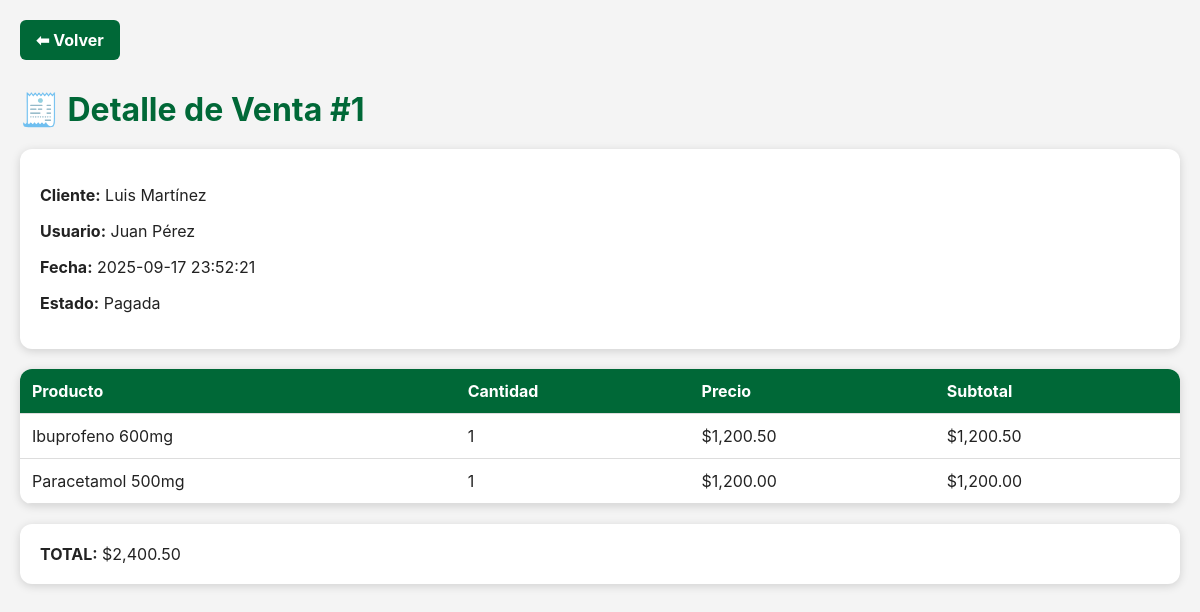
The page /ventas_ver.php?id=1 on the database its author committed.
### tables this page shows
CREATE TABLE Venta (
    id INT AUTO_INCREMENT PRIMARY KEY,
    cliente_id INT,
    usuario_id INT,
    fecha DATETIME DEFAULT CURRENT_TIMESTAMP,
    total DECIMAL(10,2),
    estado ENUM('Pagada','Pendiente') DEFAULT 'Pendiente',
    FOREIGN KEY (cliente_id) REFERENCES Cliente(id) ON DELETE CASCADE,
    FOREIGN KEY (usuario_id) REFERENCES Usuario(id) ON DELETE CASCADE
);

CREATE TABLE Cliente (
    id INT AUTO_INCREMENT PRIMARY KEY,
    nombre VARCHAR(100) NOT NULL,
    apellido VARCHAR(100) NOT NULL,
    tipoDocumento ENUM('DNI','CUIT','CUIL') NOT NULL,
    nroDocumento VARCHAR(20) UNIQUE NOT NULL,
    telefono VARCHAR(20),
    email VARCHAR(100),
    direccion VARCHAR(200)
);

CREATE TABLE Usuario (
    id INT AUTO_INCREMENT PRIMARY KEY,
    nombre VARCHAR(100) NOT NULL,
    email VARCHAR(100) UNIQUE NOT NULL,
    usuario VARCHAR(50) UNIQUE NOT NULL,
    password VARCHAR(255) NOT NULL,
    rol ENUM('Administrador','Farmaceutico','Empleado') NOT NULL,
    fecha_creacion DATETIME DEFAULT CURRENT_TIMESTAMP
);

CREATE TABLE DetalleVenta (
    id INT AUTO_INCREMENT PRIMARY KEY,
    venta_id INT,
    producto_id INT,
    cantidad INT,
    precio_unitario DECIMAL(10,2),
    subtotal DECIMAL(10,2),
    FOREIGN KEY (venta_id) REFERENCES Venta(id) ON DELETE CASCADE,
    FOREIGN KEY (producto_id) REFERENCES Producto(id) ON DELETE CASCADE
);

CREATE TABLE Producto (
    id INT AUTO_INCREMENT PRIMARY KEY,
    nombre VARCHAR(100) NOT NULL,
    precio DECIMAL(10,2) NOT NULL,
    stock_actual INT DEFAULT 0,
    stock_minimo INT DEFAULT 0,
    requiere_receta BOOLEAN DEFAULT FALSE,
    categoria_id INT,
    FOREIGN KEY (categoria_id) REFERENCES Categoria(id) ON DELETE SET NULL
);

### ventas_ver.php (the view, shortened to what this page needs)
<?php
$conn = new Conexion();
$db   = $conn->conexion;
$id   = (int)$_GET['id'];
$st = $db->prepare("SELECT v.id, v.fecha, v.total, v.estado,
                           c.nombre AS cliente, c.apellido, u.nombre AS usuario
                    FROM Venta v
                    LEFT JOIN Cliente c ON v.cliente_id = c.id
                    INNER JOIN Usuario u ON v.usuario_id = u.id
                    WHERE v.id=?");
$st->bind_param("i",$id); $st->execute();
$venta = $st->get_result()->fetch_assoc();
$st = $db->prepare("SELECT d.cantidad, d.precio_unitario, d.subtotal, p.nombre AS producto
                    FROM DetalleVenta d INNER JOIN Producto p ON d.producto_id=p.id
                    WHERE d.venta_id=?");
$st->bind_param("i",$id); $st->execute();
$det = $st->get_result();
?>
<!DOCTYPE html><html lang="es"><head>
<link rel="stylesheet" href="estilos.css">
</head><body>
<a href="ventas_listar.php" class="btn-volver">⬅ Volver</a>
<h1>🧾 Detalle de Venta #<?= $venta['id'] ?></h1>
<div class="card">
  <p><strong>Cliente:</strong> <?= $venta['cliente'] ? $venta['cliente'].' '.$venta['apellido'] : 'Consumidor Final' ?></p>
  <p><strong>Usuario:</strong> <?= $venta['usuario'] ?></p>
  <p><strong>Fecha:</strong> <?= $venta['fecha'] ?></p>
  <p><strong>Estado:</strong> <?= $venta['estado'] ?></p>
</div>
<table>
  <thead><tr><th>Producto</th><th>Cantidad</th><th>Precio</th><th>Subtotal</th></tr></thead>
  <tbody>
  <?php while($d=$det->fetch_assoc()): ?>
    <tr>
      <td><?= htmlspecialchars($d['producto']) ?></td>
      <td><?= (int)$d['cantidad'] ?></td>
      <td>$<?= number_format($d['precio_unitario'],2) ?></td>
      <td>$<?= number_format($d['subtotal'],2) ?></td>
    </tr>
  <?php endwhile; ?>
  </tbody>
</table>
<p class="card"><strong>TOTAL:</strong> $<?= number_format($venta['total'],2) ?></p>
</body></html>

### estilos.css (style rules this page uses)
:root { --verde: #008f4c; --verde-oscuro: #006837; --blanco: #ffffff; --gris: #f4f4f4; --rojo: #e85c4a; --rojo-oscuro: #b91c1c; }
body { margin: 0; font-family: 'Inter', sans-serif; background: var(--gris); color: #222; padding: 20px; }
.btn-volver { display: inline-block; background: var(--verde-oscuro); color: var(--blanco); padding: 10px 16px; border-radius: 6px; font-weight: bold; text-decoration: none; transition: 0.3s; margin-bottom: 20px; }
h1 { color: var(--verde-oscuro); margin: 10px 0 20px; display: flex; align-items: center; gap: 10px; }
table { width: 100%; border-collapse: collapse; background: var(--blanco); border-radius: 12px; overflow: hidden; box-shadow: 0 2px 10px rgba(0,0,0,0.15); }
th, td { padding: 12px; text-align: left; border-bottom: 1px solid #ddd; }
th { background: var(--verde-oscuro); color: var(--blanco); }
.card { background: var(--blanco); padding: 20px; margin: 20px 0; border-radius: 12px; box-shadow: 0 2px 10px rgba(0,0,0,0.15); }

### rows shown on the page
venta: id "1", cliente.nombre "Luis", cliente.apellido "Martínez", usuario.nombre "Juan Pérez", fecha "2025-09-17 23:52:21", estado "Pagada", total "2,400.50"
detalleventa: producto.nombre "Ibuprofeno 600mg", cantidad "1", precio_unitario "1,200.50", subtotal "1,200.50"
detalleventa: producto.nombre "Paracetamol 500mg", cantidad "1", precio_unitario "1,200.00", subtotal "1,200.00"
